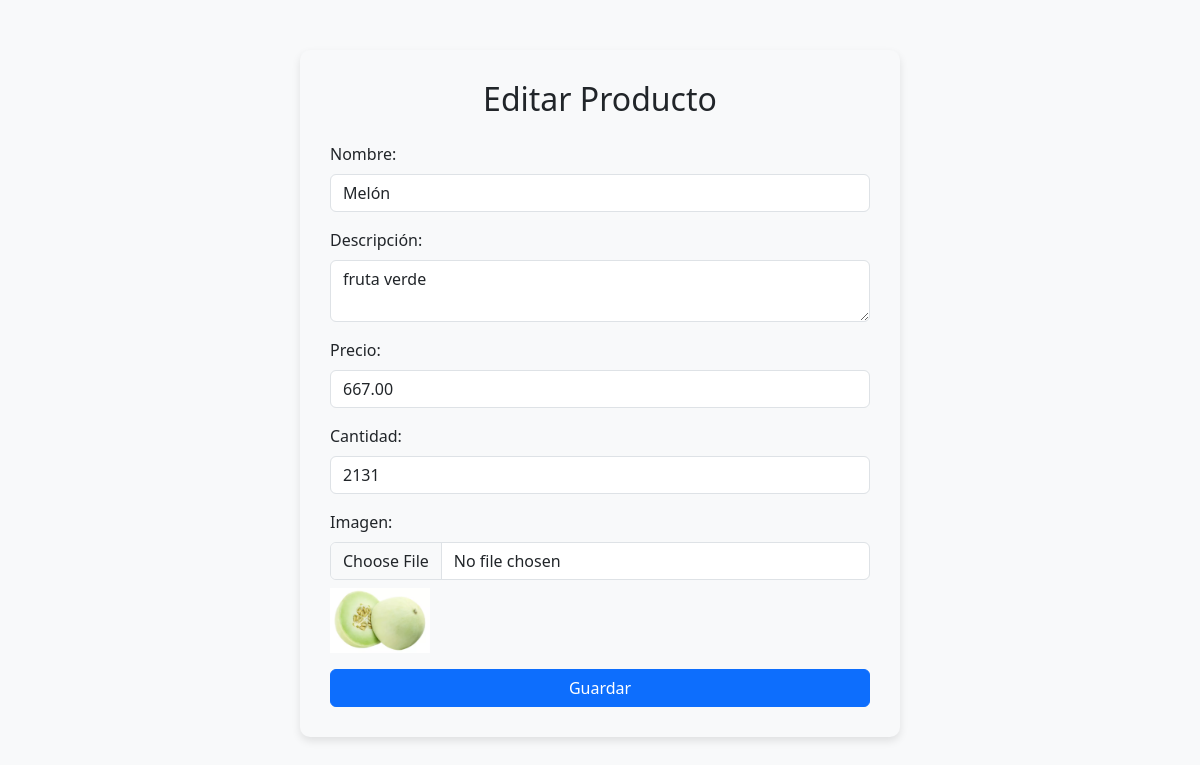
Screenshot of /producto/5/editar/ with the database file from the repository.
### inventario/models.py (models this page shows, shortened)
class Producto(models.Model):
    nombre = models.CharField(max_length=100)
    descripcion = models.TextField()
    precio = models.DecimalField(max_digits=10, decimal_places=2)
    cantidad = models.IntegerField()
    imagen = models.ImageField(upload_to='productos/', blank=True, null=True)

### inventario/views.py (the view, shortened to what this page needs)
# urls.py: path('producto/<int:pk>/editar/', views.editar_producto, name='editar_producto'),
def editar_producto(request, pk):
    producto = get_object_or_404(Producto, pk=pk)
    return render(request, 'inventario/editar_producto.html', {'producto': producto})

### inventario/templates/inventario/editar_producto.html (shortened to what this page needs)
<!DOCTYPE html>
<html lang="es">
<head>
    <link href="https://cdn.jsdelivr.net/npm/bootstrap@5.3.0/dist/css/bootstrap.min.css" rel="stylesheet">
</head>
<body class="bg-light">
    <div class="form-container">
        <h2 class="text-center mb-4">Editar Producto</h2>
        <form method="POST" enctype="multipart/form-data">
            <div class="mb-3">
                <label for="nombre" class="form-label">Nombre:</label>
                <input type="text" class="form-control" id="nombre" name="nombre" value="{{ producto.nombre }}" required>
            </div>
            <div class="mb-3">
                <label for="descripcion" class="form-label">Descripción:</label>
                <textarea class="form-control" id="descripcion" name="descripcion" required>{{ producto.descripcion }}</textarea>
            </div>
            <div class="mb-3">
                <label for="precio" class="form-label">Precio:</label>
                <input type="number" class="form-control" id="precio" name="precio" value="{{ producto.precio }}" required>
            </div>
            <div class="mb-3">
                <label for="cantidad" class="form-label">Cantidad:</label>
                <input type="number" class="form-control" id="cantidad" name="cantidad" value="{{ producto.cantidad }}" required>
            </div>
            <div class="mb-3">
                <label for="imagen" class="form-label">Imagen:</label>
                <input type="file" class="form-control" id="imagen" name="imagen">
                {% if producto.imagen %}
                    <div class="mt-2">
                        <img src="{{ producto.imagen.url }}" alt="{{ producto.nombre }}" style="width: 100px; height: auto;">
                    </div>
                {% endif %}
            </div>
            <button type="submit" class="btn btn-primary">Guardar</button>
        </form>
    </div>
</body>
</html>

### inventario/templates/inventario/editar_producto.html (style rules this page uses)
.form-container { background-color: #f8f9fa; padding: 30px; border-radius: 10px; box-shadow: 0 4px 8px rgba(0, 0, 0, 0.1); max-width: 600px; margin: 50px auto; }
.form-control { max-width: 100%; width: 100%; }
.btn { width: 100%; }

### rows the page displays
Producto: nombre "Melón", descripcion "fruta verde", precio "667.00", cantidad "2131", imagen (picture)
